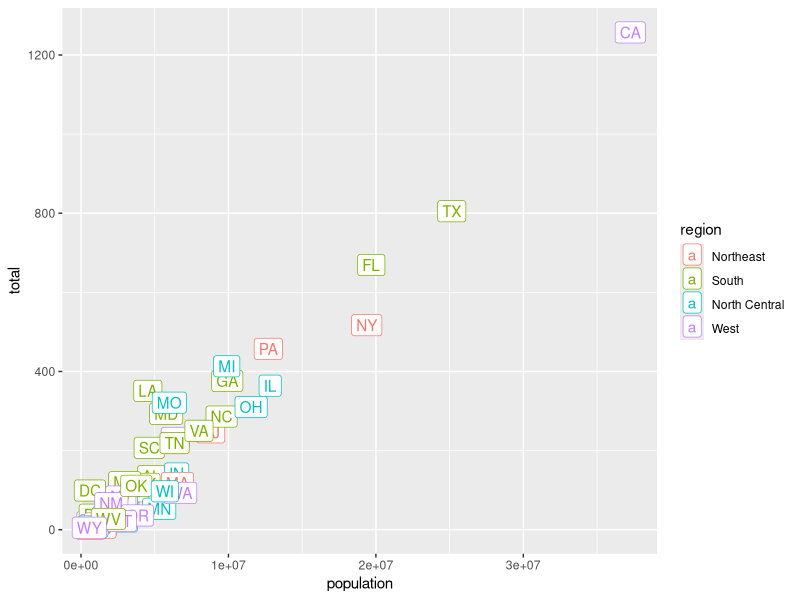
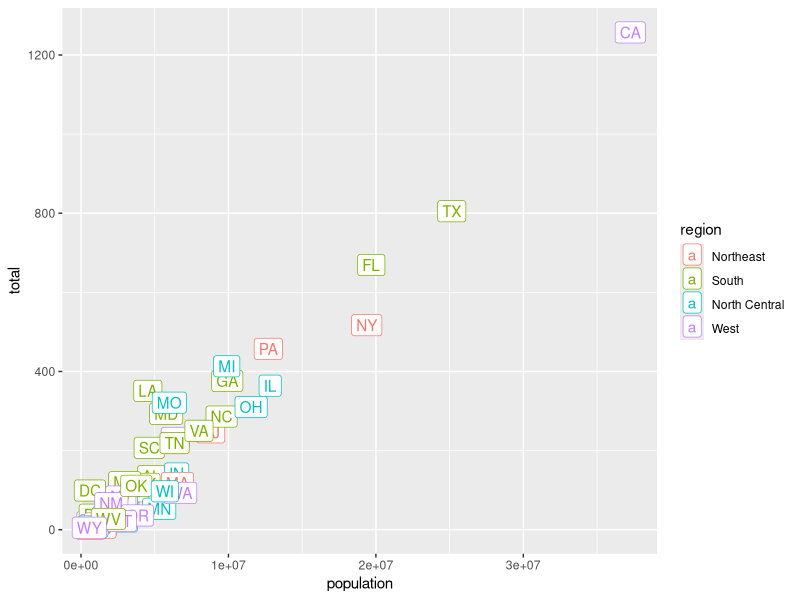
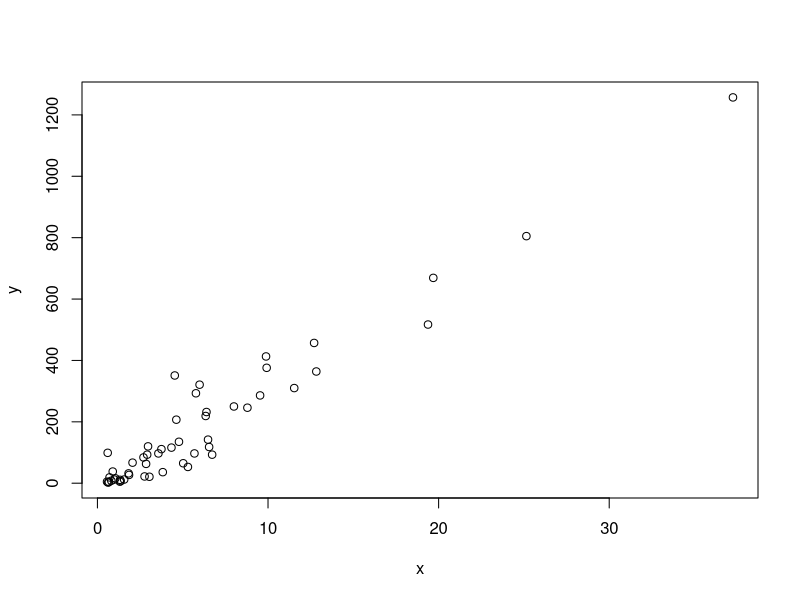
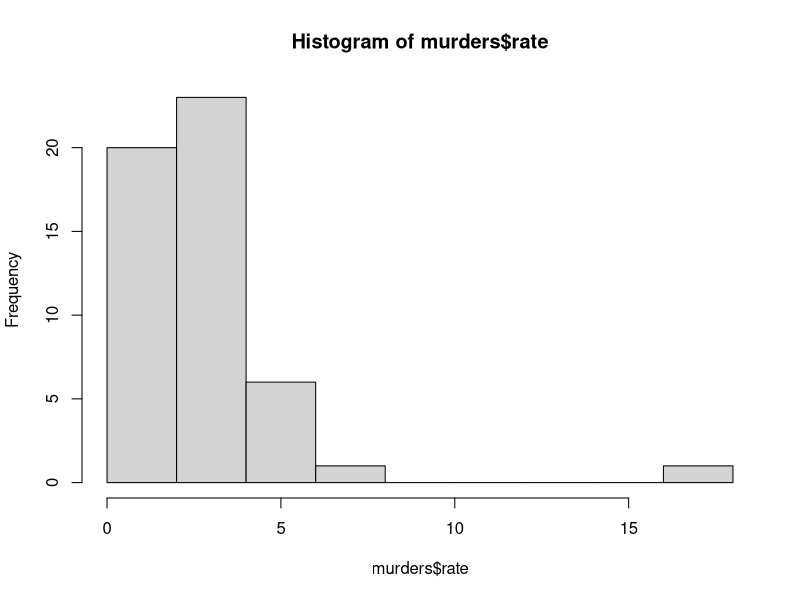
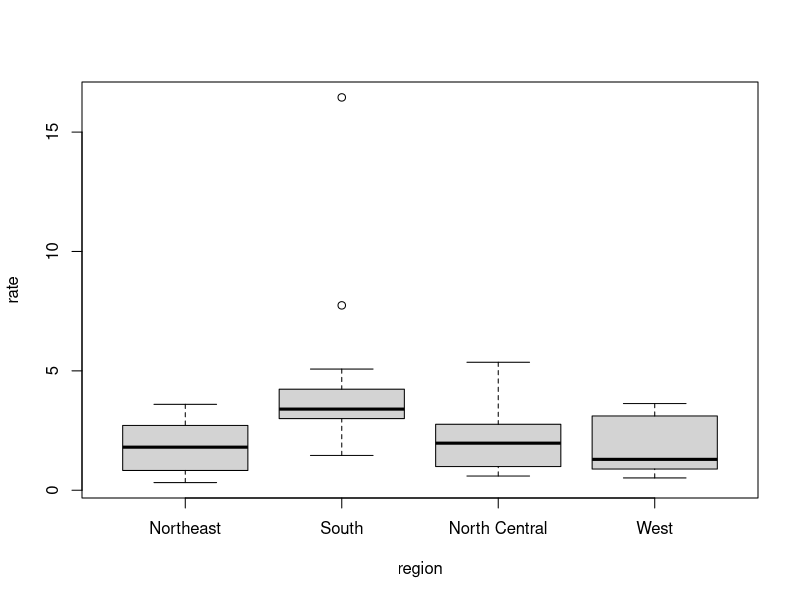
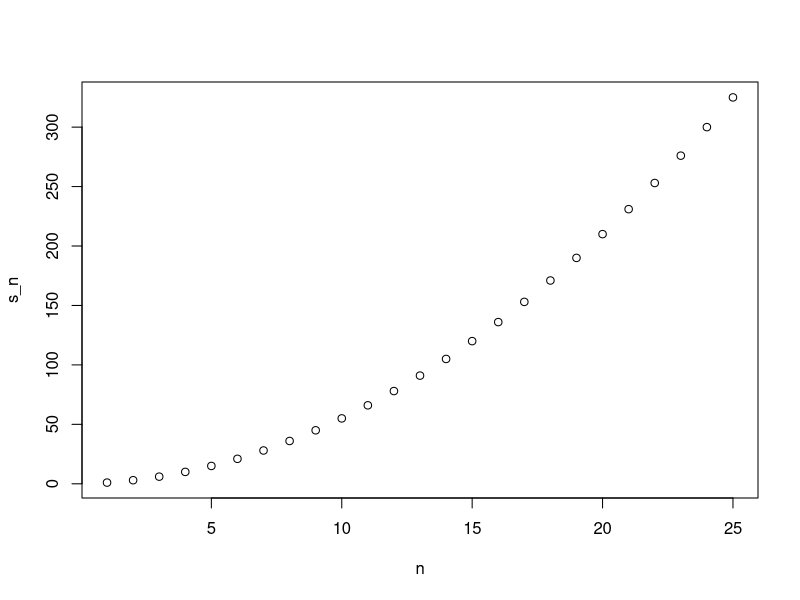
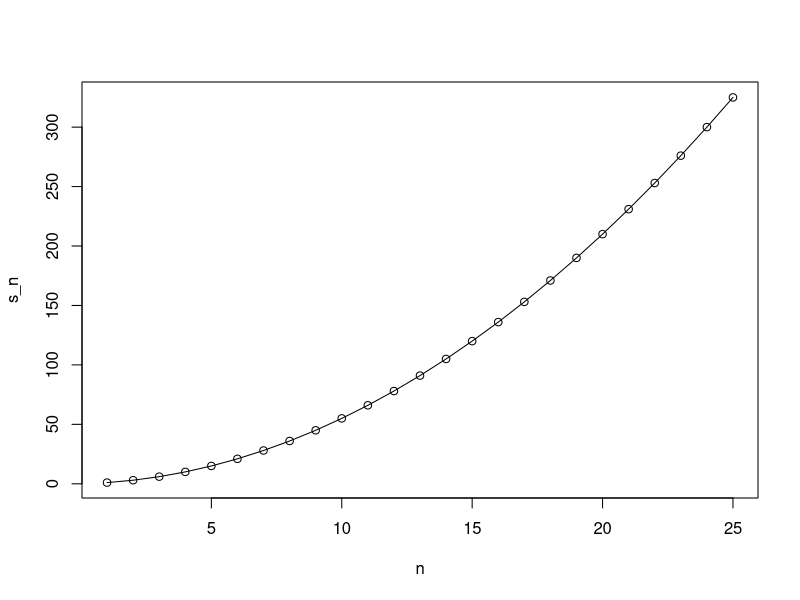

Write R code to recreate these figures, in order.
#packages=installed.packages(fields="Package")
#write.csv(packages, "installed_packages.csv", row.names = FALSE)

library(tidyverse)
#https://www.tidyverse.org/packages/

library(dslabs)


data("murders")
class(murders)
glimpse(murders)
structure(murders)
str(murders)
names(murders)

#factors
str(murders)
levels(murders$region)
levels(factor(murders$state))


murders %>%
  ggplot(aes(population, total, label=abb, color=region))+
  geom_label()


?ggplot
#https://github.com/rstudio/cheatsheets/blob/master/data-visualization-2.1.pdf
ggplot(data=murders, mapping=aes(x=population, y=total, label=abb, color=region))+
  geom_label()


ls()
log(exp(1))



#vector

# We may create vectors of class numeric or character with the concatenate function
codes <- c(380, 124, 818)
country <- c("italy", "canada", "egypt")

# We can also name the elements of a numeric vector
# Note that the two lines of code below have the same result
codes <- c(italy = 380, canada = 124, egypt = 818)
codes <- c("italy" = 380, "canada" = 124, "egypt" = 818)

# We can also name the elements of a numeric vector using the names() function
codes <- c(380, 124, 818)
country <- c("italy","canada","egypt")
names(codes) <- country
codes

# Using square brackets is useful for subsetting to access specific elements of a vector
codes[2]
codes[c(1,3)]
codes[1:2]

# If the entries of a vector are named, they may be accessed by referring to their name
codes["canada"]
codes[c("egypt","italy")]


seq(1,10)

#Vector Coercion


#Sorting
library(dslabs)
data(murders)
sort(murders$total)

x <- c(31, 4, 15, 92, 65)
x
sort(x)    # puts elements in order

index <- order(x)    # returns index that will put x in order
x[index]    # rearranging by this index puts elements in order
order(x)

murders$state[1:10]
murders$abb[1:10]

index <- order(murders$total)
murders$abb[index]    # order abbreviations by total murders

max(murders$total)    # highest number of total murders
i_max <- which.max(murders$total)    # index with highest number of murders
murders$state[i_max]    # state name with highest number of total murders

x <- c(31, 4, 15, 92, 65)
x
rank(x)    # returns ranks (smallest to largest)


#vector arthimatic
which.max(murders$population)
murders$state[which.max(murders$population)]
max(murders$population)


# The name of the state with the maximum population is found by doing the following
murders$state[which.max(murders$population)]

# how to obtain the murder rate
str(murders)
murders$total    # highest number of total murders
murder_rate <- murders$total / murders$population * 100000
murder_rate 
# ordering the states by murder rate, in decreasing order
murders$state[order(murder_rate, decreasing=TRUE)]



#############################################################################
#Index - based on logocal operation

# defining murder rate as before
murder_rate <- murders$total / murders$population * 100000

# creating a logical vector that specifies if the murder rate in that state is less than or equal to 0.71
index <- murder_rate <= 0.71
index

# determining which states have murder rates less than or equal to 0.71
murders$state[index]

# calculating how many states have a murder rate less than or equal to 0.71
sum(index)

# creating the two logical vectors representing our conditions
west <- murders$region == "West"
west

safe <- murder_rate <= 1
safe

# defining an index and identifying states with both conditions true
index <- safe & west
murders$state[index]


##################################################
# indexing functions

x <- c(FALSE, TRUE, FALSE, TRUE, TRUE, FALSE)
which(x)    # returns indices that are TRUE

# to determine the murder rate in Massachusetts we may do the following
index <- which(murders$state == "Massachusetts")
index
murder_rate[index]

# to obtain the indices and subsequent murder rates of New York, Florida, Texas, we do:
index <- match(c("New York", "Florida", "Texas"), murders$state)
index
murders$state[index]
murder_rate[index]

x <- c("a", "b", "c", "d", "e")
y <- c("a", "d", "f")
y %in% x

# to see if Boston, Dakota, and Washington are states
c("Boston", "Dakota", "Washington") %in% murders$state




############################################################
#wrangling
    #mutate
    #select
    #filter

# installing and loading the dplyr package
#install.packages("dplyr")
library(dplyr)

# adding a column with mutate
library(dslabs)
data("murders")
murders <- mutate(murders, rate = total / population * 100000)

# subsetting with filter
filter(murders, rate <= 0.71)

# selecting columns with select
new_table <- select(murders, state, region, rate)

# using the pipe

murders %>% 
    select(state, region, rate) %>% 
      filter(rate <= 0.71)



#####################################################################################
#creatign data-frame

# creating a data frame with stringAsFactors = FALSE
grades <- data.frame(names = c("John", "Juan", "Jean", "Yao"), 
                     exam_1 = c(95, 80, 90, 85), 
                     exam_2 = c(90, 85, 85, 90),
                     stringsAsFactors = FALSE)

glimpse(grades)
class(grades)
grades



#####################################################################################
#basic plots
# a simple scatterplot of total murders versus population
x <- murders$population /10^6
y <- murders$total
plot(x, y)

# a histogram of murder rates
hist(murders$rate)

# boxplots of murder rates by region
boxplot(rate~region, data = murders)



#######################################################################################
##Programming Basics
# an example showing the general structure of an if-else statement
a <- 0
if(a!=0){
  print(1/a)
} else{
  print("No reciprocal for 0.")
}

# an example that tells us which states, if any, have a murder rate less than 0.5
library(dslabs)
data(murders)
murder_rate <- murders$total / murders$population*100000
ind <- which.min(murder_rate)
if(murder_rate[ind] < 0.5){
  print(murders$state[ind]) 
} else{
  print("No state has murder rate that low")
}

# changing the condition to < 0.25 changes the result
if(murder_rate[ind] < 0.25){
  print(murders$state[ind]) 
} else{
  print("No state has a murder rate that low.")
}

# the ifelse() function works similarly to an if-else conditional
a <- 0
ifelse(a > 0, 1/a, NA)

# the ifelse() function is particularly useful on vectors
a <- c(0,1,2,-4,5)
result <- ifelse(a > 0, 1/a, NA)

# the ifelse() function is also helpful for replacing missing values
data(na_example)
no_nas <- ifelse(is.na(na_example), 0, na_example) 
sum(is.na(no_nas))

# the any() and all() functions evaluate logical vectors
z <- c(TRUE, TRUE, FALSE)
any(z)
all(z)




######################################################################################################
# example of defining a function to compute the average of a vector x
avg <- function(x){
  s <- sum(x)
  n <- length(x)
  s/n
}

# we see that the above function and the pre-built R mean() function are identical
x <- 1:100
identical(mean(x), avg(x))

# variables inside a function are not defined in the workspace
s <- 3
avg(1:10)
s

# the general form of a function
# my_function <- function(VARIABLE_NAME){
#   perform operations on VARIABLE_NAME and calculate VALUE
#   VALUE
# }

# functions can have multiple arguments as well as default values
avg <- function(x, arithmetic = TRUE){
  n <- length(x)
  ifelse(arithmetic, sum(x)/n, prod(x)^(1/n))
}

x <- 1:5
x
prod(x)
sum(x)



####################################################################################

# creating a function that computes the sum of integers 1 through n
compute_s_n <- function(n){
  x <- 1:n
  sum(x)
}

# a very simple for-loop
for(i in 1:5){
  print(i)
}

# a for-loop for our summation
m <- 25
s_n <- vector(length = m) # create an empty vector
for(n in 1:m){
  s_n[n] <- compute_s_n(n)
}

# creating a plot for our summation function
n <- 1:m
plot(n, s_n)

# a table of values comparing our function to the summation formula
head(data.frame(s_n = s_n, formula = n*(n+1)/2))

# overlaying our function with the summation formula
plot(n, s_n)
lines(n, n*(n+1)/2)




####################################################################
# apply()
# sapply()
# tapply(vector, index, function)
# mapply()
